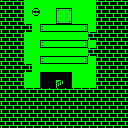

A 2D game scene composited from a Tiled map and its tileset images. What follows is a short description and the map's XML, with every tile layer's data as written:
An orthogonal 16x16 tile map with 8x8 px tiles, 1 tile layer (Kachelebene 1).

<map version="1.0" tiledversion="1.0.3" orientation="orthogonal" renderorder="right-down" width="16" height="16" tilewidth="8" tileheight="8" nextobjectid="1">
 <tileset firstgid="1" source="../tiles.tsx" />
 <layer name="Kachelebene 1" width="16" height="16">
  <data encoding="csv">
184,184,184,129,129,129,129,129,129,129,129,129,184,184,184,184,
184,184,184,129,177,129,129,138,132,129,129,129,184,184,184,184,
184,184,184,129,129,129,129,141,135,129,129,129,184,184,184,184,
184,184,184,184,129,142,134,134,134,134,136,129,184,184,184,184,
184,184,184,129,129,129,129,129,129,129,129,184,184,184,184,184,
184,184,184,129,129,142,134,134,134,134,136,129,184,184,184,184,
184,184,184,129,129,129,129,129,129,129,129,184,184,184,184,184,
184,184,184,129,129,142,134,134,134,134,136,129,184,184,184,184,
184,184,184,184,129,129,129,129,129,129,129,129,184,184,184,184,
184,184,184,129,129,145,145,145,145,129,129,129,184,184,184,184,
184,184,184,129,129,145,145,180,145,129,129,129,184,184,184,184,
184,184,184,184,184,184,184,184,184,184,184,184,184,184,184,184,
184,184,184,184,184,184,184,184,184,184,184,184,184,184,184,184,
184,184,184,184,184,184,184,184,184,184,184,184,184,184,184,184,
184,184,184,184,184,184,184,184,184,184,184,184,184,184,184,184,
184,184,184,184,184,184,184,184,184,184,184,184,184,184,184,184
</data>
 </layer>
</map>
